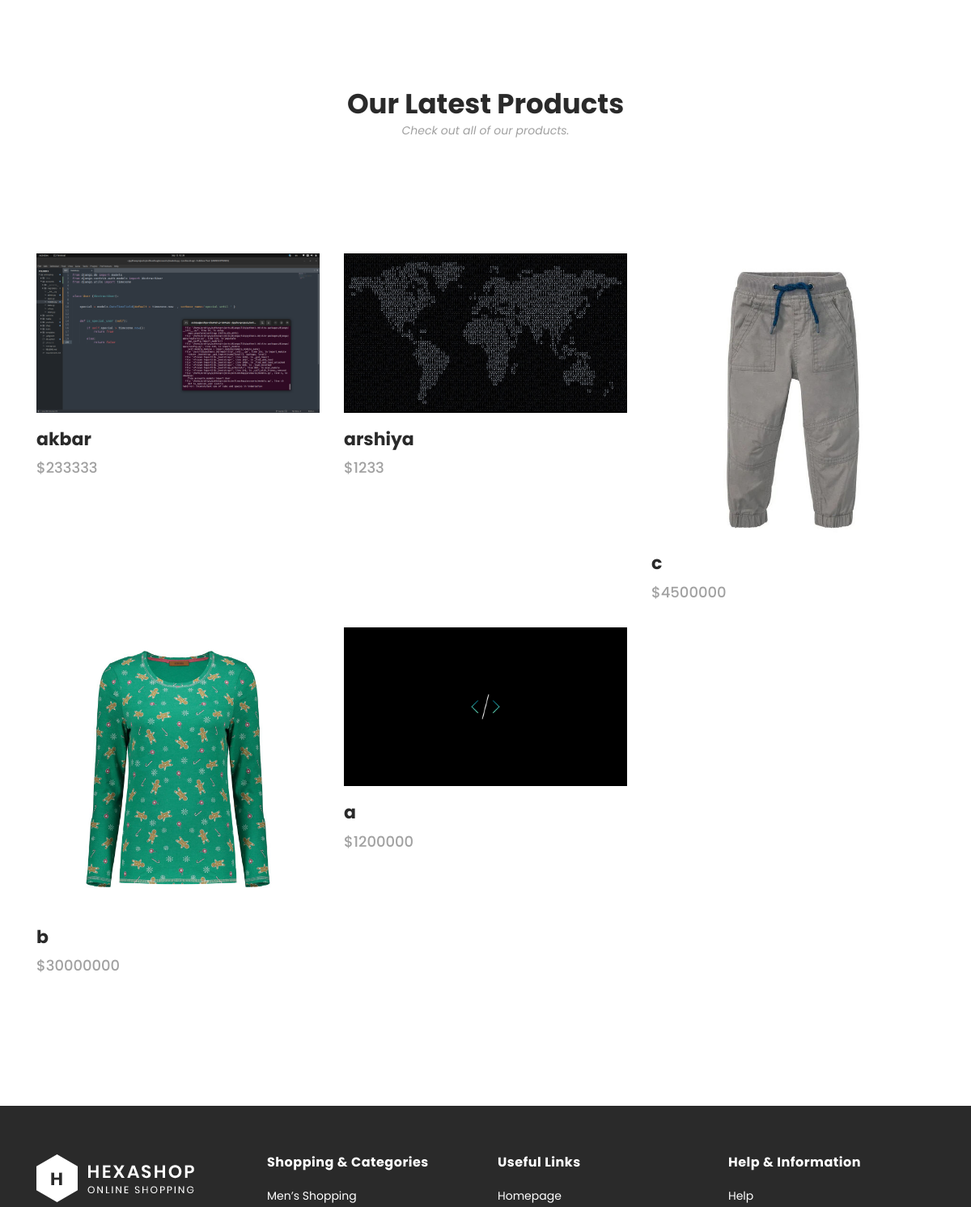
The page /products/all/ (middle part) on the database as committed earlier.
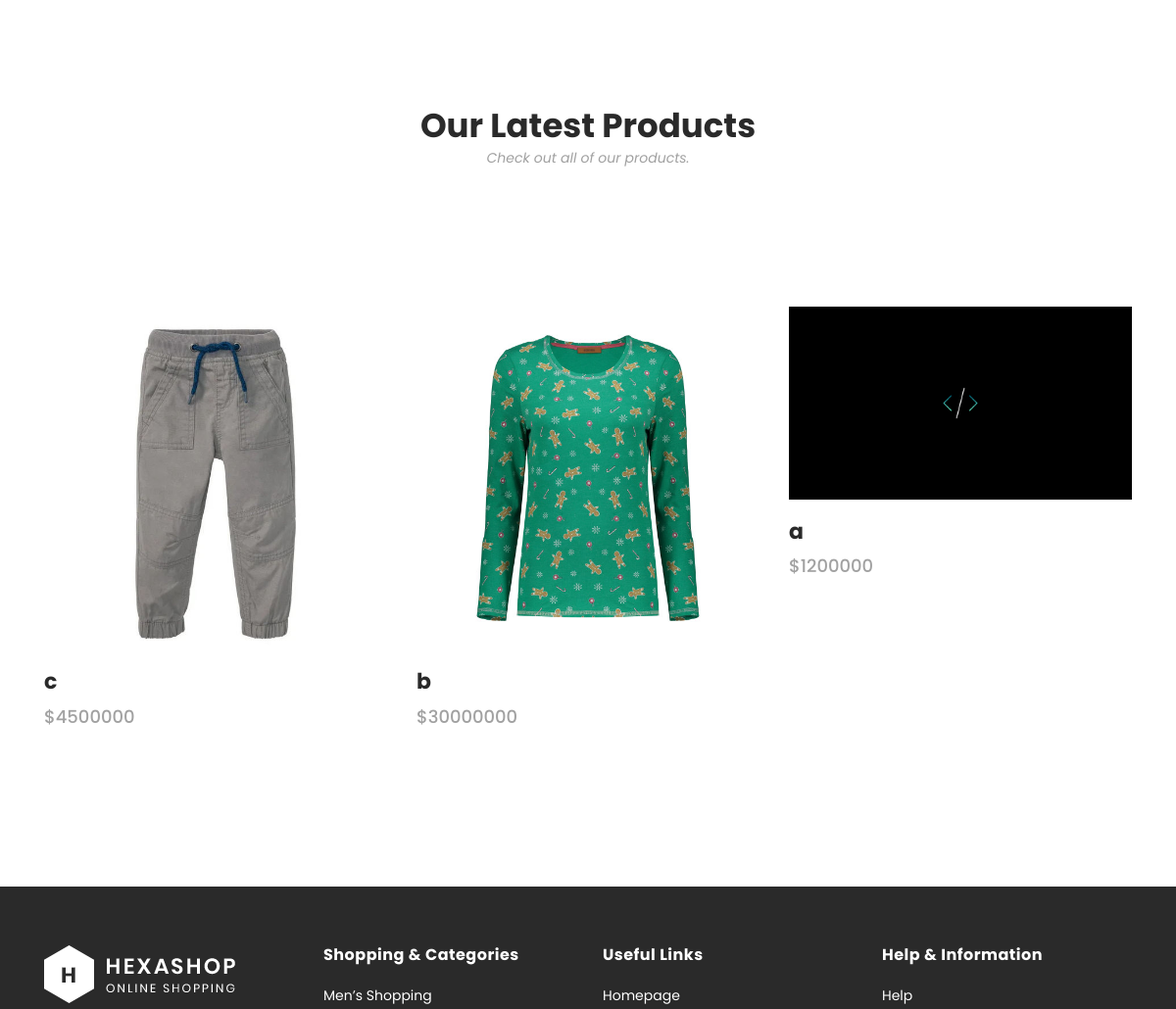
The same page on the database as committed later.
### products/models.py (models this page shows, shortened)
class Product(models.Model):
    STATUS_CHOICES = (
        ('d' ,'draft'),
        ('p' , 'publish'),
        ('i','investigation'),
        ('b','backed'),
    )
    admin = models.ForeignKey(User , null=True , on_delete = models.SET_NULL , related_name='admin')
    title = models.CharField(max_length=50 , null=False , blank=False)
    slug = models.SlugField(max_length=50 , unique=True )
    description =models.TextField()
    categories = models.ManyToManyField('Category' , related_name='product' )
    price = models.BigIntegerField(null=True)
    image = models.ImageField(upload_to='products')
    created = models.DateTimeField(auto_now_add=True)
    status = models.CharField(max_length=1 , default='d' , choices=STATUS_CHOICES)
    stars = models.SmallIntegerField(default=0)
    class Meta:
        verbose_name = 'product'
        verbose_name_plural = 'products'
        ordering = ['-created']
    def Rstars(self):
        return range(self.stars)
    def get_thumbnail(self):
        return format_html(f"<img width='70' style='border-radius: 10px;' src='{self.image.url}'>")
    get_thumbnail.short_description = 'thumbnail'
    def cat_to_str(self):
        return ' , '.join([cat.title for cat in self.categories.published()])
    cat_to_str.short_description = 'categories'
    objects = ProductManager()

### products/views.py (the view)
# urls.py: path(''  , ProductList.as_view()  , name='home'),
class ProductList(ListView):
    paginate_by = 6
    queryset = Product.objects.published()
    template_name = 'products/products_list.html'
    def get_context_data(self, **kwargs):
        context = super().get_context_data(**kwargs)
        context["categories"] = pcategories
        return context

### templates/products/products_list.html (shortened to what this page needs)
{% extends 'products/products.html' %}
{%  load static %}
 {% block header %}
 <h2>Our Latest Products</h2>
<span>Check out all of our products.</span>
{% endblock %}
{% block products %}
<section class="section" id="products">
        <div class="container">
            <div class="row">
                <div class="col-lg-12">
                </div>
            </div>
        </div>
        <div class="container">
            <div class="row">
            {% for product in object_list %}
                <div class="col-lg-4">
                    <div class="item">
                        <div class="thumb">
                            <a href="{% url 'products:single_product' product.slug %}"><img src="{{ product.image.url }}" alt=""></a>
                        </div>
                        <div class="down-content">
                            <h4>{{ product.title }}</h4>
                            <span>${{ product.price }}</span>
                            <ul class="stars">
                                {% for star in product.Rstars  %}
                                <li><i class="fa fa-star"></i></li>
                                {% endfor %}
                            </ul>
                        </div>
                    </div>
                </div>
                {% endfor %}
            <div class="col-lg-12">
                </div>
            </div>
        </div>
    </section>
    {% endblock %}

Rows that differ between the two databases and show on the page:
no longer on this page (row edited): Product: image (picture), title "akbar", price "233333", stars 3 (drawn)
no longer on this page (row edited): Product: image (picture), title "arshiya", price "1233", stars 3 (drawn)
